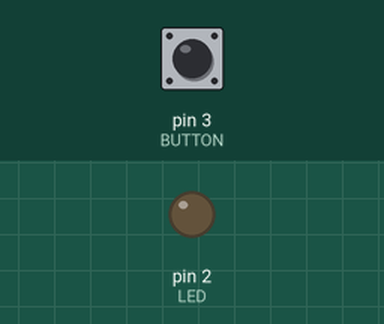
This sketch was run on a simulated Arduino Uno, built with avr-gcc and run on an emulated ATmega328P. On the bench: output pins drawn as LEDs (lit = HIGH). The test bench sets the inputs (shaded band); at power-on: pin 3 (BUTTON) LOW.

Above: at 1.2 s.
1.3 s: pin 3 (BUTTON) pulled HIGH for 0.15 s
At 1.37 s:
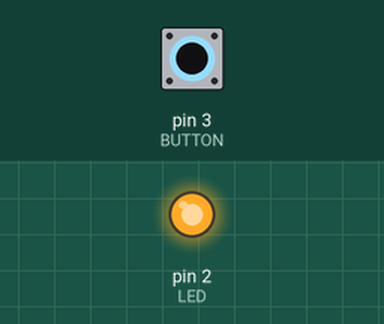
2.9 s: pin 3 (BUTTON) pulled HIGH for 3.2 s
At 7.3 s:
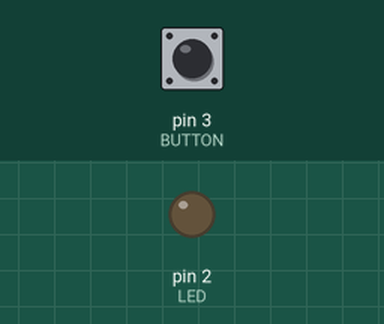
Timing chart, 0 to 8.8 s (numbered marks = the images above; inputs shaded):
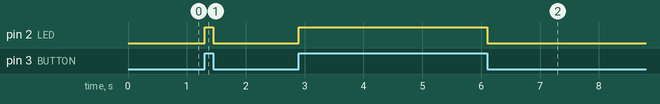

Measured:
- after the input at 1.3 s, pin 2 (LED): LOW → HIGH at once, → LOW 0.15 s later
- after the input at 2.9 s, pin 2 (LED): LOW → HIGH at once, → LOW 3.2 s later

The sketch:

_book__push_button.ino
```cpp
#define LED 2
#define BUTTON 3
void setup() {
  // put your setup code here, to run once:
pinMode(LED, OUTPUT);
pinMode(BUTTON, INPUT);

}

void loop() {
  // put your main code here, to run repeatedly:
if (digitalRead(BUTTON) == HIGH)
{
  digitalWrite(LED, HIGH);

}

else {
  digitalWrite(LED, LOW);
}

}
```
